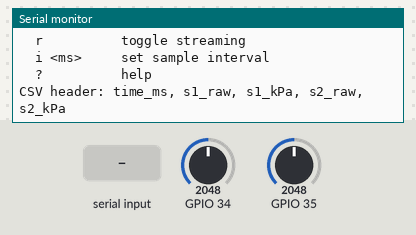
Recording of a sketch running on a simulated ESP32. Shown: the last lines printed to the serial monitor. The test bench sets the inputs (shaded band); at power-on: GPIO 34 = 2048, GPIO 35 = 2048.

Above: at 1.2 s.
1.3 s: "r90\n" received over Serial
At 1.41 s:
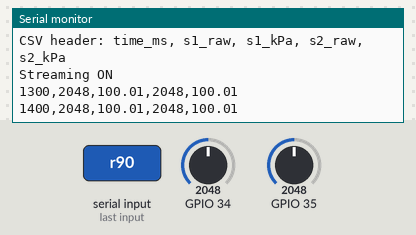
2.8 s: "r,45\n" received over Serial
At 3.6 s:
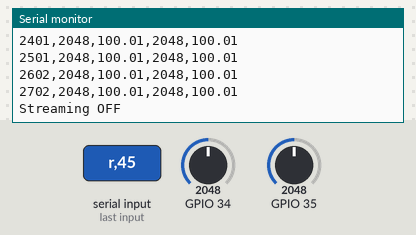
4.3 s: "i90\n" received over Serial
At 4.7 s:
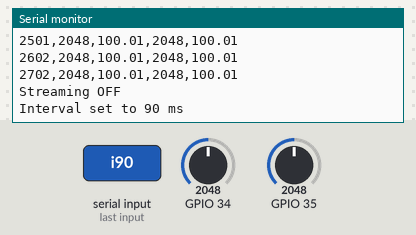
Timing chart, 0 to 7.3 s (numbered marks = the images above; inputs shaded):
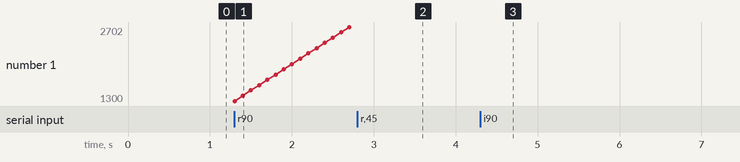

Measured:
- after the input at 1.3 s, the serial monitor: prints a new line at once (image 1)
- after the input at 2.8 s, the serial monitor: prints a new line at once (image 2)
- after the input at 4.3 s, the serial monitor: prints a new line at once (image 3)

The sketch:

sensor_interface.ino
```cpp
/*
 * sensor_interface.ino  (ESP32)
 * Heart Sleeve — Pressure Sensor Read & Stream
 *
 * Identical behaviour to the Arduino Mega version.
 * ESP32 differences:
 *   - 12-bit ADC (0–4095) instead of 10-bit (0–1023)
 *   - 3.3 V supply — update SENSOR_SCALE in pins.h accordingly
 *   - ESP32 ADC is non-linear near rail voltages; consider an op-amp buffer
 *     or use analogReadMilliVolts() for better accuracy (ESP-IDF v4.4+)
 *
 * Serial output (CSV, 115200 baud):
 *   timestamp_ms, sensor1_raw, sensor1_kPa, sensor2_raw, sensor2_kPa
 *
 * Serial commands:
 *   r       — toggle streaming on/off
 *   i <ms>  — set sample interval in ms (default 100)
 *   ?       — print help
 */

#include "../pins.h"

// ---- Config --------------------------------------------------------------
static uint32_t sampleInterval = 100;
static bool     streaming = false;

// ---- Helpers -------------------------------------------------------------
float adcToKpa(int raw) {
    float voltage = (raw / (float)ADC_RESOLUTION) * SENSOR_SUPPLY_V;
    return voltage * SENSOR_SCALE + SENSOR_OFFSET;
}

void printHelp() {
    Serial.println(F("Commands:"));
    Serial.println(F("  r          toggle streaming"));
    Serial.println(F("  i <ms>     set sample interval"));
    Serial.println(F("  ?          help"));
    Serial.println(F("CSV header: time_ms, s1_raw, s1_kPa, s2_raw, s2_kPa"));
}

// ---- Arduino lifecycle ---------------------------------------------------
void setup() {
    Serial.begin(115200);

    // Set ADC attenuation for full 3.3 V range (0–3.3 V → 0–4095)
    analogSetAttenuation(ADC_11db);

    Serial.println(F("Heart Sleeve (ESP32) — Sensor Interface Ready"));
    Serial.println(F("NOTE: Update SENSOR_SCALE and SENSOR_OFFSET in pins.h before trusting kPa values."));
    printHelp();
}

void loop() {
    if (Serial.available()) {
        char cmd = Serial.read();
        switch (cmd) {
            case 'r':
                streaming = !streaming;
                Serial.println(streaming ? F("Streaming ON") : F("Streaming OFF"));
                break;
            case 'i': {
                long interval = Serial.parseInt();
                if (interval > 0) {
                    sampleInterval = (uint32_t)interval;
                    Serial.print(F("Interval set to "));
                    Serial.print(sampleInterval);
                    Serial.println(F(" ms"));
                }
                break;
            }
            case '?':
                printHelp();
                break;
            default:
                break;
        }
    }

    if (!streaming) return;

    static uint32_t lastSample = 0;
    uint32_t now = millis();
    if (now - lastSample < sampleInterval) return;
    lastSample = now;

    int raw1 = analogRead(PRESSURE_SENSOR_1);
    int raw2 = analogRead(PRESSURE_SENSOR_2);

    float kpa1 = adcToKpa(raw1);
    float kpa2 = adcToKpa(raw2);

    Serial.print(now);   Serial.print(',');
    Serial.print(raw1);  Serial.print(',');
    Serial.print(kpa1, 2); Serial.print(',');
    Serial.print(raw2);  Serial.print(',');
    Serial.println(kpa2, 2);
}
```
